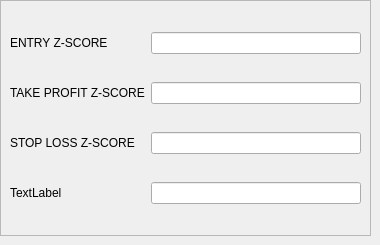
          <widget class="QWidget" name="tab_11">
           <attribute name="title">
            <string>COINT</string>
           </attribute>
           <widget class="QFrame" name="frame_6">
            <property name="geometry">
             <rect>
              <x>0</x>
              <y>0</y>
              <width>371</width>
              <height>236</height>
             </rect>
            </property>
            <property name="frameShape">
             <enum>QFrame::StyledPanel</enum>
            </property>
            <property name="frameShadow">
             <enum>QFrame::Raised</enum>
            </property>
            <layout class="QGridLayout" name="gridLayout">
             <item row="0" column="0">
              <widget class="QLabel" name="label_4">
               <property name="text">
                <string>ENTRY Z-SCORE</string>
               </property>
              </widget>
             </item>
             <item row="0" column="1">
              <widget class="QLineEdit" name="lineEdit_7"/>
             </item>
             <item row="1" column="0">
              <widget class="QLabel" name="label_5">
               <property name="text">
                <string>TAKE PROFIT Z-SCORE</string>
               </property>
              </widget>
             </item>
             <item row="1" column="1">
              <widget class="QLineEdit" name="lineEdit_8"/>
             </item>
             <item row="2" column="0">
              <widget class="QLabel" name="label_6">
               <property name="text">
                <string>STOP LOSS Z-SCORE</string>
               </property>
              </widget>
             </item>
             <item row="2" column="1">
              <widget class="QLineEdit" name="lineEdit_9"/>
             </item>
             <item row="3" column="0">
              <widget class="QLabel" name="label_7">
               <property name="text">
                <string>TextLabel</string>
               </property>
              </widget>
             </item>
             <item row="3" column="1">
              <widget class="QLineEdit" name="lineEdit_10"/>
             </item>
            </layout>
           </widget>
          </widget>
